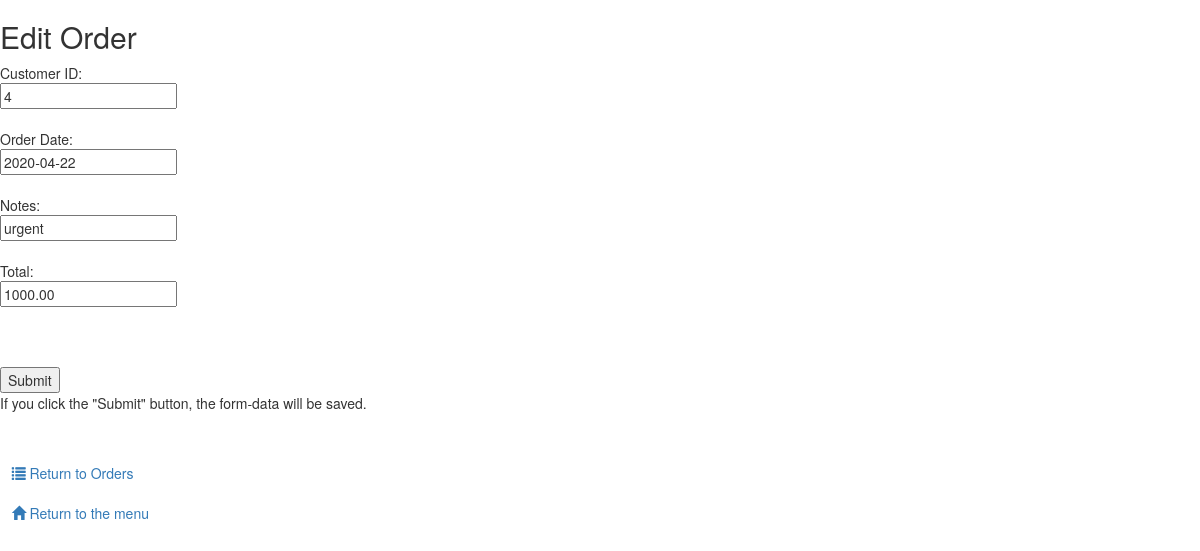
Screenshot of /papercompany/edit_order.php?oid=1 with the database file from the repository.
### tables this page shows
CREATE TABLE `orders` (
  `orderID` int(11) NOT NULL,
  `orderCust` int(11) NOT NULL,
  `orderDate` date NOT NULL,
  `orderNotes` varchar(255) NOT NULL,
  `orderTotals` decimal(10,2) NOT NULL
);

### papercompany/edit_order.php (the view, shortened to what this page needs)
<!DOCTYPE html>
<html>
<head>
<link rel="stylesheet" href="https://maxcdn.bootstrapcdn.com/bootstrap/3.3.7/css/bootstrap.min.css">
<link rel="stylesheet" href="https://maxcdn.bootstrapcdn.com/bootstrap/3.3.7/css/bootstrap-theme.min.css">
</head><body>
<?php
require_once("dbcreds.php");
try {
  $conn = new PDO("mysql:host=$dbhost;dbname=$dbname", $dbuser, $dbpass);
  $conn->setAttribute(PDO::ATTR_ERRMODE, PDO::ERRMODE_EXCEPTION);
}
catch(PDOException $e) {
    echo "There has been an issue (#33) with the database connection.  Please see your administrator";
}
try {
    $stmt = $conn->prepare("SELECT orderID, orderCust, orderDate, orderNotes, orderTotals FROM orders WHERE orderID=:orderidParam");
    $stmt->bindParam(':orderidParam', $_GET["oid"]);
    $stmt->execute();
    if($row = $stmt->fetch()) {
        $ordercust    = $row["orderCust"];
        $orderdate = $row["orderDate"];
        $ordernotes   = $row["orderNotes"];
        $ordertotals   = $row["orderTotals"];
    } else {
        echo "Order EDIT Error #888 -- please contact support";
        exit;
    }
}
catch(PDOException $e) {
    echo "Error: " . $e->getMessage();
}
?>
<h2>Edit Order</h2>
<form method="POST" action="store_edited_order.php">
  Customer ID:<br>
  <input type="text" name="fordcust" value="<?php echo $ordercust; ?>">
  <br><br>
  Order Date:<br>
  <input type="text" name="forddate" value="<?php echo $orderdate; ?>">
  <br><br>
  Notes:<br>
  <input type="text" name="fordnotes" value="<?php echo $ordernotes; ?>">
  <br><br>
  Total:<br>
  <input type="text" name="fordtotals" value="<?php echo $ordertotals; ?>">
  <br><br>
  <br><br>
  <input type="submit" value="Submit">
</form>
<p>If you click the "Submit" button, the form-data will be saved.</p>
<br><br>
        &nbsp;&nbsp;&nbsp;<a href="view_orders.php"><span class='glyphicon glyphicon-list' aria-hidden='true'></span> Return to Orders</a>
        <br><br>
        &nbsp;&nbsp;&nbsp;<a href="mainmenu.php"><span class='glyphicon glyphicon-home' aria-hidden='true'></span> Return to the menu</a>
</body>
</html>

### rows the page displays
orders: fordcust "4", forddate "2020-04-22", fordnotes "urgent", fordtotals "1000.00"
